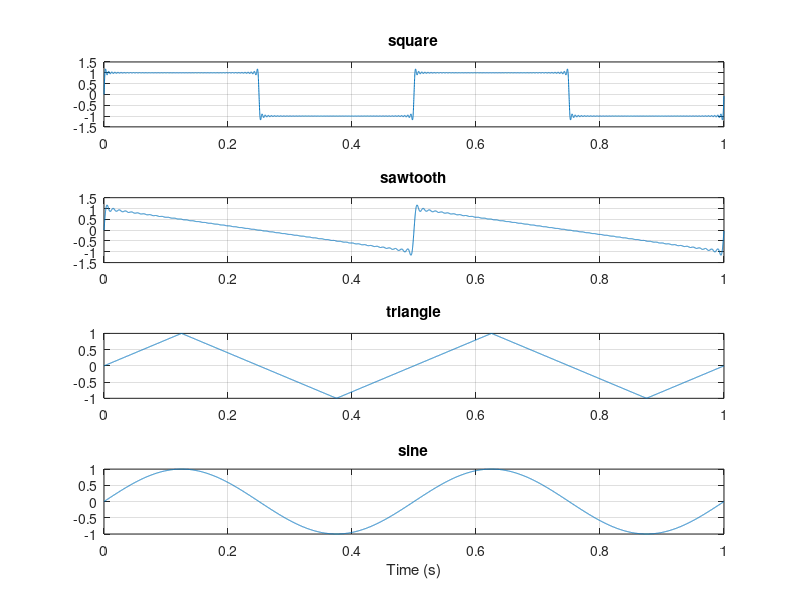

This figure's MATLAB source: (Note: this script raises an error after producing the figure.)
%% LFO Waveform Designer & Harmonic Analyzer
% Synthesizes LFO waveforms from Fourier series, analyzes their harmonic
% content, and demonstrates audio output at audible frequencies.
% Run this script first before running sine_shaper.m

%% Parameters
fs = 10000;         % sampling frequency (Hz)
T = 1;              % signal duration (seconds)
f0 = 2;             % LFO frequency for plots (Hz) — kept low for visibility
N_harmonics = 50;   % number of harmonics to sum
t = 0:1/fs:T-1/fs;  % time vector — T*fs samples, no endpoint overlap
f0_audio = 220;     % A3 note frequency for audio demos (Hz)

%% Waveform Synthesis at LFO Frequency (f0 = 2Hz)
% All four waveforms built from Fourier series — no built-in generators used

% Square wave — odd harmonics only, amplitude falls as 1/n
x_square = zeros(1,length(t));
for k = 0:49
    n = 2*k + 1;    % odd harmonic indices: 1, 3, 5, 7...
    x_square = x_square + (1/n) * sin(n*2*pi*f0*t);
end
x_square = (4/pi)*x_square;    % Fourier normalization constant

% Sawtooth wave — all harmonics, amplitude falls as 1/n
x_saw = zeros(1,length(t));
for n = 1:N_harmonics
    x_saw = x_saw + (1/n)*sin(n*2*pi*f0*t);
end
x_saw = (2/pi)*x_saw;          % Fourier normalization constant

% Triangle wave — odd harmonics only, amplitude falls as 1/n^2, signs alternate
x_tri = zeros(1,length(t));
for k = 0:49
    n = 2*k + 1;  % odd harmonic indices
    x_tri = x_tri + ((-1)^k/n^2) * sin(n*2*pi*f0*t);  % (-1)^k gives alternating signs
end
x_tri = (8/pi^2)*x_tri;        % Fourier normalization constant

% Sine wave — trivially just the fundamental, no summation needed
x_sine = sin(2*pi*f0*t);

%% Visualization — Time Domain (all four waveforms stacked)
subplot(4, 1, 1);
plot(t, x_square);
title('square');
grid on;
subplot(4, 1, 2);
plot(t, x_saw);
title('sawtooth');
grid on;
subplot(4, 1, 3);
plot(t, x_tri);
title('triangle');
grid on;
subplot(4, 1, 4);
plot(t, x_sine);
title('sine');
grid on;
xlabel('Time (s)');

%% Visualization — Dual Panel (time domain + spectrum per waveform)
% Each waveform gets its own figure with time domain on left, spectrum on right
figure;
plot_dual(t, x_square, fs, 'square wave');
figure;
plot_dual(t, x_saw, fs, 'sawtooth wave');
figure;
plot_dual(t, x_tri, fs, 'triangle wave');
figure;
plot_dual(t, x_sine, fs, 'sine wave');

%% Harmonic Editor — Coefficient Vector Demo
% Rebuilds square wave using synthesize.m with an explicit coefficient vector
% Verifies that synthesize.m reproduces Phase 1 results exactly
c_square = zeros(1,50);        % coefficient vector — index n holds amplitude of nth harmonic
for k = 0:49
    n = 2*k + 1;
    c_square(n) = 1/n;         % odd harmonics only, 1/n falloff
end
c_square = c_square*(4/pi);    % apply normalization

x_test = synthesize(f0, fs, T, c_square);
figure;
plot_dual(t, x_test, fs, 'square via synthesize');

%% Audio Demo at A3 (f0_audio = 220Hz)
% Resynthesizes waveforms at audible frequency so harmonic content can be heard
% Note: run each sound() call separately to avoid overlap

% Square wave audio — buzzy, harsh tone due to strong odd harmonics
x_square_audio = zeros(1, length(t));
for k = 0:49
    n = 2*k + 1;
    x_square_audio = x_square_audio + (1/n) * sin(n * 2*pi*f0_audio*t);
end
x_square_audio = (4/pi) * x_square_audio;
sound(x_square_audio, fs);

% Triangle wave audio — softer, mellower tone due to 1/n^2 harmonic falloff
x_tri_audio = zeros(1, length(t));
for k = 0:49
    n = 2*k + 1;
    x_tri_audio = x_tri_audio + ((-1)^k/n^2) * sin(n*2*pi*f0_audio*t);
end
x_tri_audio = (8/pi^2) * x_tri_audio;
sound(x_tri_audio, fs);

%% Waterfall Plot
clear W;

N = length(t);
if mod(N, 2) ~= 0
    N = N - 1;
end


f_axis = (0:N/2) * fs / N;
W(1,:) = get_spectrum(x_sine(1:N), N);
W(2,:) = get_spectrum(x_tri(1:N), N);
W(3,:) = get_spectrum(x_saw(1:N), N);
W(4,:) = get_spectrum(x_square(1:N), N);

figure;
waterfall(f_axis, 1:4, W);
xlim([0 60]);
xlabel('Frequency (Hz)');
ylabel('Waveform');
zlabel('Amplitude');
title('Harmonic spectrum — all waveforms');
yticks(1:4);
yticklabels({'Sine', 'Triangle', 'Sawtooth', 'Square'});
gridx on;
colormap cool;


%% Interactive — load your own audio file and add to waterfall
% Place any .wav file in your MATLAB folder and enter its name when prompted
user_file = input('Enter a .wav filename to analyze (or press Enter to skip): ', 's');
if ~isempty(user_file)
    % read the audio file
    [x_user, fs_user] = audioread(user_file);
    % if stereo, take left channel only
    x_user = x_user(:, 1)';
    x_user = resample(x_user, fs, fs_user);
    x_user = x_user / max(abs(x_user));
    % trim or pad to match length of other signals
    if length(x_user) > N
        x_user = x_user(1:N);
    else
        x_user = [x_user, zeros(1, N - length(x_user))];
    end
    % normalize spectrum so it's visible next to synthesized waveforms
    user_spec = get_spectrum(x_user, N);
    user_spec = user_spec / max(user_spec);
    W(5,:) = user_spec;
    figure;
    waterfall(f_axis, 1:5, W);
    xlim([0 500]);
xlabel('Frequency (Hz)');
ylabel('Waveform');
zlabel('Amplitude');
title('Harmonic spectrum — all waveforms + your audio');
yticks(1:5);
yticklabels({'Sine', 'Triangle', 'Sawtooth', 'Square', 'Your file'});
gridx on;
else
    disp('No file entered, skipping audio comparison.');
end
